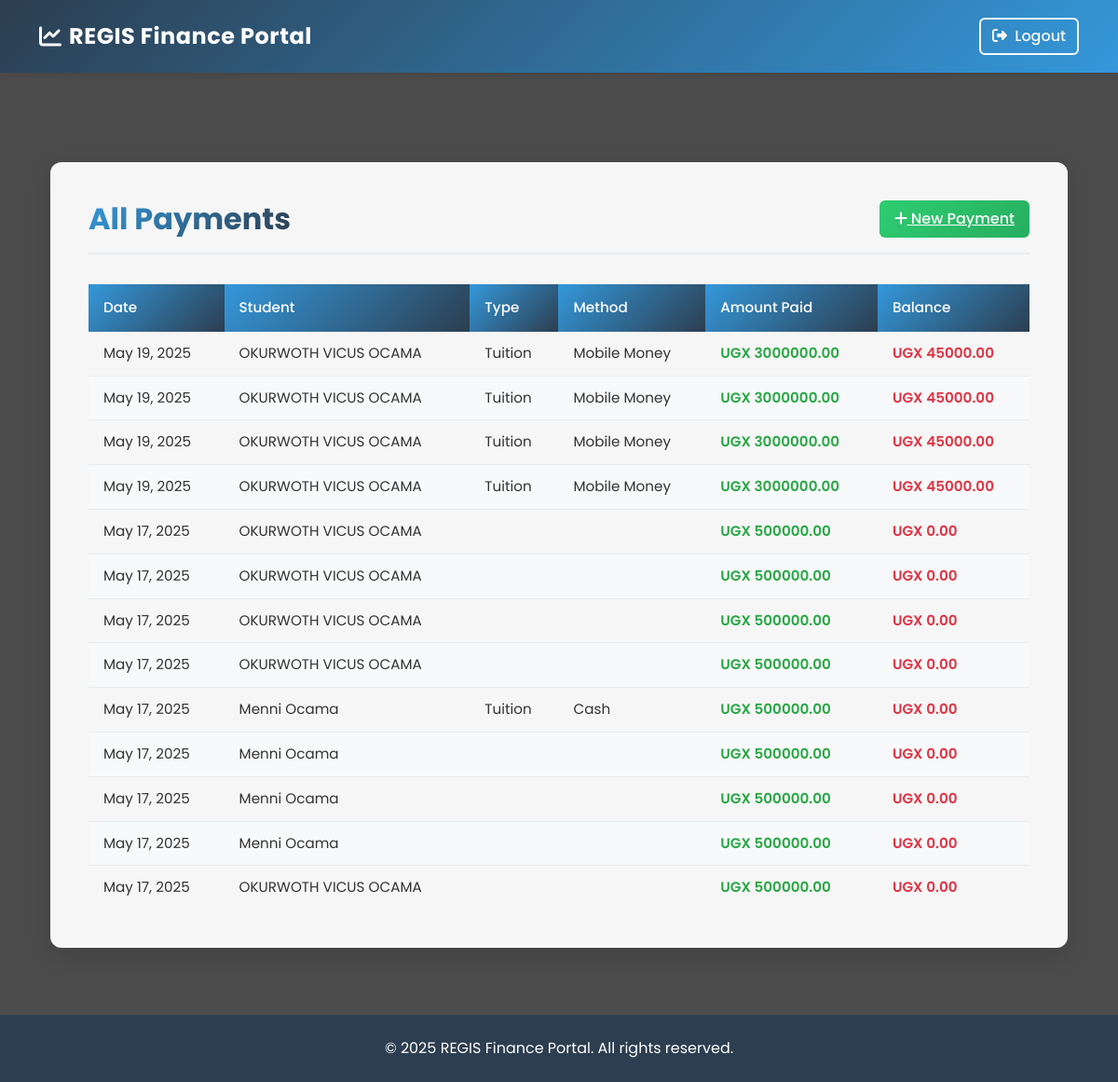
The page /dashboard/payments/ (signed in) on the database as committed earlier.
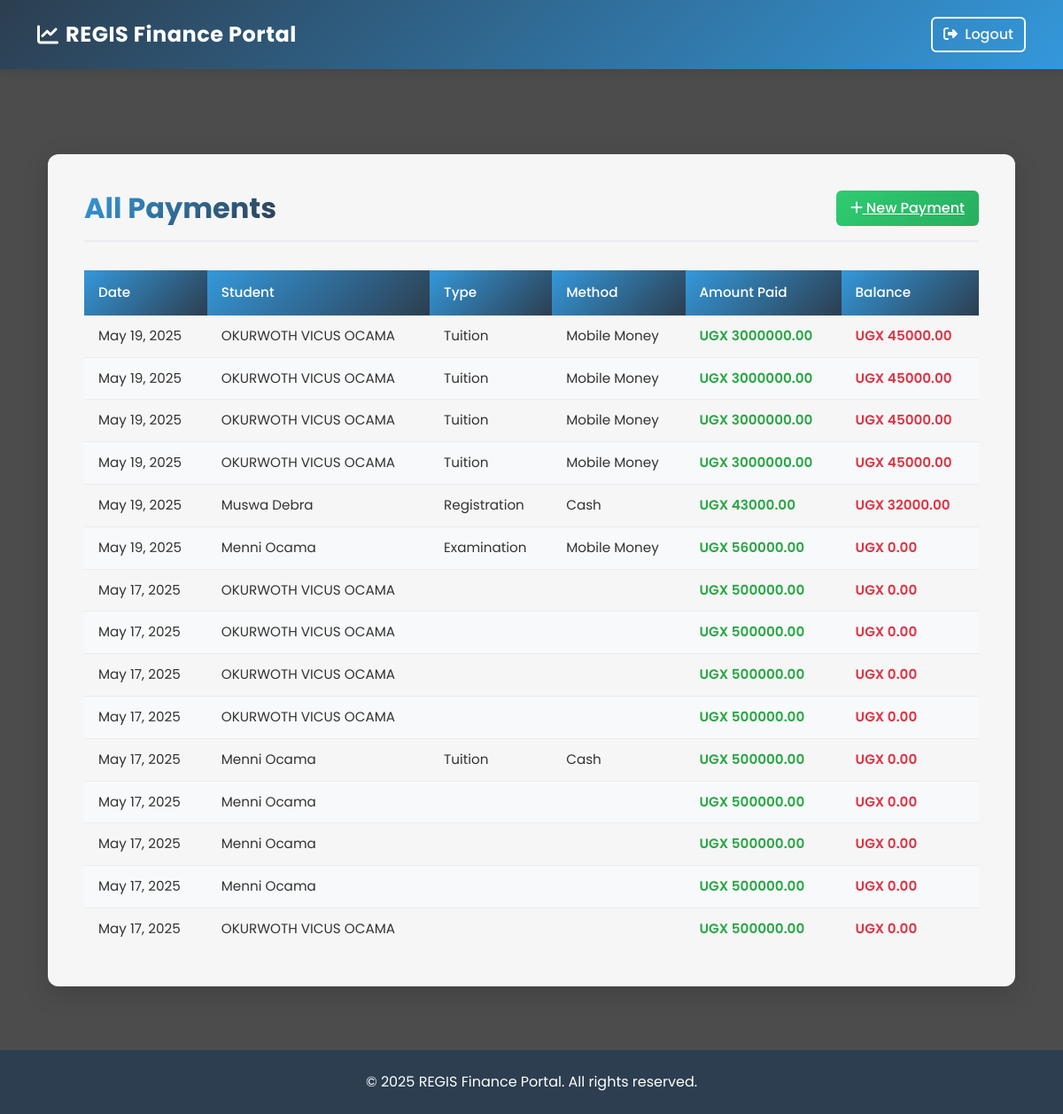
The same page on the database as committed later.
### dashboard/models.py (models this page shows, shortened)
class Payment(models.Model):
    PAYMENT_TYPES = (
        ('Tuition', 'Tuition'),
        ('Registration', 'Registration Fee'),
        ('Examination', 'Examination Fee'),
    )
    METHOD_CHOICES = (
        ('Cash', 'Cash'),
        ('Mobile Money', 'Mobile Money'),
        ('Bank', 'Bank'),
    )
    student = models.ForeignKey(Student, on_delete=models.CASCADE)
    amount = models.DecimalField(max_digits=10, decimal_places=2)
    payment_type = models.CharField(max_length=20, choices=PAYMENT_TYPES)
    method = models.CharField(max_length=20, choices=METHOD_CHOICES)
    balance = models.DecimalField(max_digits=10, decimal_places=2, default=0)
    date = models.DateTimeField(default=timezone.now)

class Student(models.Model):
    student_id = models.CharField(max_length=20, unique=True)
    full_name = models.CharField(max_length=100)
    gender = models.CharField(max_length=10)
    date_of_birth = models.DateField()
    passport_photo = models.ImageField(upload_to='student_photos/')
    village = models.CharField(max_length=50)
    parish = models.CharField(max_length=50)
    subcounty = models.CharField(max_length=50)
    district = models.CharField(max_length=50)
    guardian_name = models.CharField(max_length=100)
    guardian_email = models.EmailField()
    guardian_phone = models.CharField(max_length=15)

### dashboard/views.py (the view)
# urls.py: path('payments/', views.payment_list, name='dashboard_payment_list'),
@login_required
def payment_list(request):
    payments = Payment.objects.all().order_by('-date')
    return render(request, 'dashboard/payment_list.html', {'payments': payments})

### dashboard/templates/dashboard/payment_list.html (shortened to what this page needs)
{% extends 'base.html' %}
{% block content %}
<div class="container">
  <div class="payment-list-container">
    <div class="payment-list-header">
      <h2>All Payments</h2>
      <a href="{% url 'dashboard_record_payment' %}" class="new-payment-btn">
        <i class="fas fa-plus"></i> New Payment
      </a>
    </div>
    <div class="table-responsive">
      <table class="payment-table">
        <thead>
          <tr>
            <th>Date</th>
            <th>Student</th>
            <th>Type</th>
            <th>Method</th>
            <th>Amount Paid</th>
            <th>Balance</th>
          </tr>
        </thead>
        <tbody>
          {% for payment in payments %}
          <tr>
            <td class="payment-date">{{ payment.date|date:"M d, Y" }}</td>
            <td>{{ payment.student.full_name }}</td>
            <td>{{ payment.payment_type }}</td>
            <td>{{ payment.method }}</td>
            <td class="amount-paid">UGX {{ payment.amount }}</td>
            <td class="balance">UGX {{ payment.balance }}</td>
          </tr>
          {% endfor %}
        </tbody>
      </table>
    </div>
  </div>
</div>
<link rel="stylesheet" href="https://cdnjs.cloudflare.com/ajax/libs/font-awesome/5.15.4/css/all.min.css">
{% endblock %}

### templates/base.html (shortened to what this page needs)
<!DOCTYPE html>
<html lang="en">
<head>
  <link href="https://cdn.jsdelivr.net/npm/bootstrap@5.3.0/dist/css/bootstrap.min.css" rel="stylesheet">
  <link rel="stylesheet" href="https://cdnjs.cloudflare.com/ajax/libs/font-awesome/6.4.0/css/all.min.css">
</head>
<body>
  <nav class="navbar navbar-expand-lg navbar-dark bg-primary mb-4 py-3">
    <div class="container">
      <a class="navbar-brand d-flex align-items-center" href="/">
        <i class="fas fa-chart-line me-2"></i>
        REGIS Finance Portal
      </a>
      <div class="ms-auto">
        {% if user.is_authenticated %}
          <form action="{% url 'logout' %}" method="post" class="d-inline">
            <button type="submit" class="btn btn-outline-light">
              <i class="fas fa-sign-out-alt me-1"></i> Logout
            </button>
          </form>
        {% elif request.path != '/' %}
          <a href="{% url 'login' %}" class="btn btn-outline-light">
            <i class="fas fa-sign-in-alt me-1"></i> Login
          </a>
        {% endif %}
      </div>
    </div>
  </nav>
  <div class="container my-4">
    {% block content %}
    {% endblock %}
  </div>
  <footer class="text-center mt-auto">
    <div class="container">
      <p class="mb-0">
        &copy; {% now "Y" %} REGIS Finance Portal. All rights reserved.
      </p>
    </div>
  </footer>
</body>
</html>

### templates/base.html (style rules this page uses)
:root { --primary-color: #2c3e50; --secondary-color: #3498db; --accent-color: #e74c3c; }
body { background-color: #f8f9fa; font-family: 'Segoe UI', Tahoma, Geneva, Verdana, sans-serif; min-height: 100vh; display: flex; flex-direction: column; }
.navbar { box-shadow: 0 2px 10px rgba(0, 0, 0, 0.1); background: linear-gradient(135deg, var(--primary-color), var(--secondary-color)) !important; }
.navbar-brand { font-weight: 700; font-size: 1.5rem; letter-spacing: 0.5px; }
.container { flex: 1; }
footer { background-color: var(--primary-color); color: white; padding: 1.5rem 0; margin-top: 3rem; }
.btn-outline-light { border-width: 2px; font-weight: 500; transition: all 0.3s ease; }

### dashboard/templates/dashboard/payment_list.html (style rules this page uses)
body { background: linear-gradient(rgba(0, 0, 0, 0.7), rgba(0, 0, 0, 0.7)), url('https://bweranyangigirls.sc.ug/wp-content/uploads/2018/05/s-33-1.jpg') no-repeat center center fixed; background-size: cover; min-height: 100vh; font-family: 'Poppins', sans-serif; color: #333; }
.payment-list-container { background-color: rgba(255, 255, 255, 0.95); border-radius: 12px; box-shadow: 0 8px 30px rgba(0, 0, 0, 0.15); padding: 2.5rem; margin: 3rem auto; backdrop-filter: blur(5px); border: 1px solid rgba(255, 255, 255, 0.2); }
.payment-list-header { color: #2c3e50; margin-bottom: 2rem; padding-bottom: 1rem; border-bottom: 2px solid #e9ecef; display: flex; justify-content: space-between; align-items: center; }
.payment-list-header h2 { font-weight: 700; font-size: 2rem; margin: 0; background: linear-gradient(135deg, #3498db, #2c3e50); -webkit-background-clip: text; background-clip: text; color: transparent; }
.payment-table { width: 100%; border-collapse: separate; border-spacing: 0; font-size: 0.95rem; }
.payment-table thead th { background: linear-gradient(135deg, #3498db, #2c3e50); color: white; font-weight: 500; padding: 14px 16px; position: sticky; top: 0; border: none; }
.payment-table tbody tr { transition: all 0.2s ease; }
.payment-table td { padding: 12px 16px; border-bottom: 1px solid #e9ecef; vertical-align: middle; }
.payment-table tr:last-child td { border-bottom: none; }
.payment-table tbody tr:nth-child(even) { background-color: #f8f9fa; }
.amount-paid { font-weight: 600; color: #28a745; }
.balance { font-weight: 600; color: #dc3545; }
.new-payment-btn { background: linear-gradient(135deg, #2ecc71, #27ae60); border: none; border-radius: 6px; padding: 8px 16px; font-weight: 500; color: white; transition: all 0.3s; }
.payment-date { white-space: nowrap; }

Rows that differ between the two databases and show on the page:
added Payment: date "May 19, 2025", student.full_name "Muswa Debra", payment_type "Registration", method "Cash", amount "43000.00", balance "32000.00"
added Payment: date "May 19, 2025", student.full_name "Menni Ocama", payment_type "Examination", method "Mobile Money", amount "560000.00", balance "0.00"
